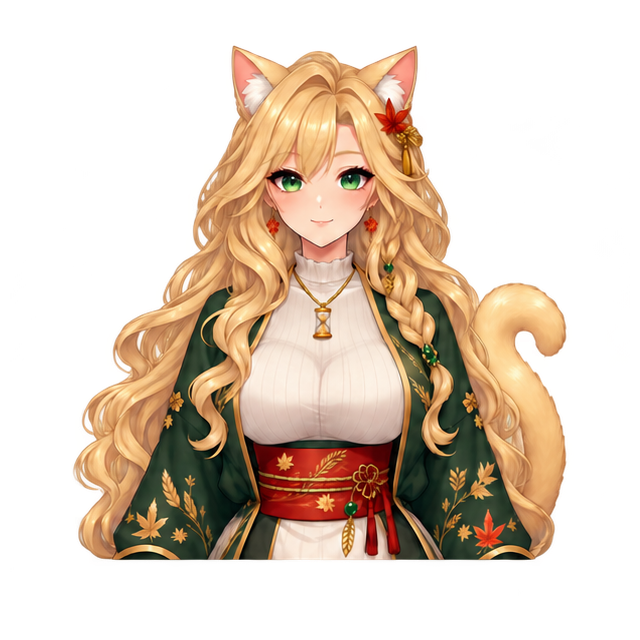
#> input picture assets/maple-original-unchanged.png, 640 x 640 px
$ python validate_package.py
#> lines starting #> are read from the running program, lines starting #| are printed output that depends on the picture; pictures that were not available may be replaced by others from this repository, and a replacement may not be noted
#!/usr/bin/env python3
# SPDX-License-Identifier: MIT
"""Validate package integrity, exact face masks, native references and examples.

Uses only local files. Native app/online provider access is never attempted.
Run without Python's -O option so validation assertions remain enabled.
"""
from pathlib import Path
import argparse
import hashlib
import importlib.util
import json
import re
import struct
import subprocess
import sys
from unittest import mock
import numpy as np
from PIL import Image

ROOT = Path(__file__).resolve().parents[1]
STATES = ['idle', 'speaking', 'blink', 'speaking-blink']
EXAMPLES = {
    'bash-fish': ('maple-bash-vs-fish-elevenlabs-voice1.mp4', 30, 1835, 14),
    'lore-intro': ('maple-lore-introduction-elevenlabs-voice1.mp4', 24, 6225, 77),
}


def sha256(path):
    digest = hashlib.sha256()
    with path.open('rb') as handle:
        for block in iter(lambda: handle.read(1024 * 1024), b''):
            digest.update(block)
    return digest.hexdigest()


# [13 lines left out: function get_string, not called in this run]


def check_assets():
    source = ROOT / 'assets/maple-original-unchanged.png'
    assert sha256(source) == 'bc25435e54e6202f7aadf2a8b00dcfe165070b55fbf3d0f910b03b51ebd6b789'
    original = np.array(Image.open(source).convert('RGBA'))
#> original is the input picture: shape (640, 640, 4); mean R, G, B, A 80.1, 62.3, 44.3, 106.5
    mouth = np.array(Image.open(ROOT / 'assets/aligned/mouth-edit-mask.png')) > 0
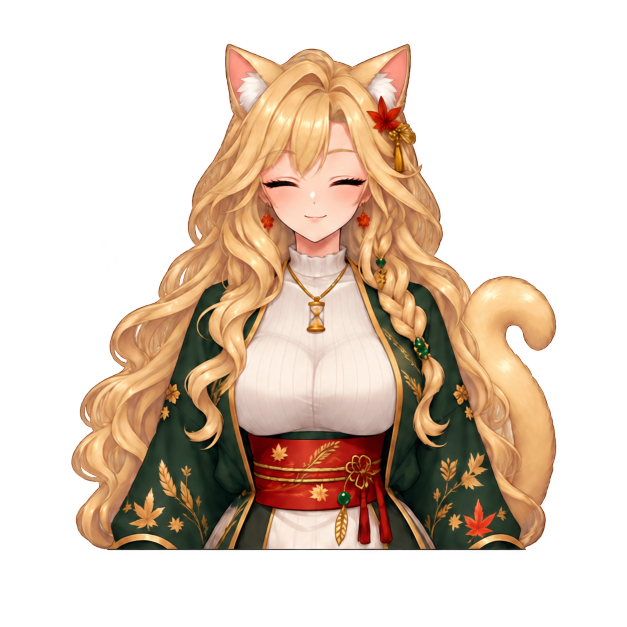
#> input picture assets/references/maple-blink-redraw-proposal.png, 1254 x 1254 px, given in place of mouth-edit-mask.png, which was not available (shown at 1/2 size)
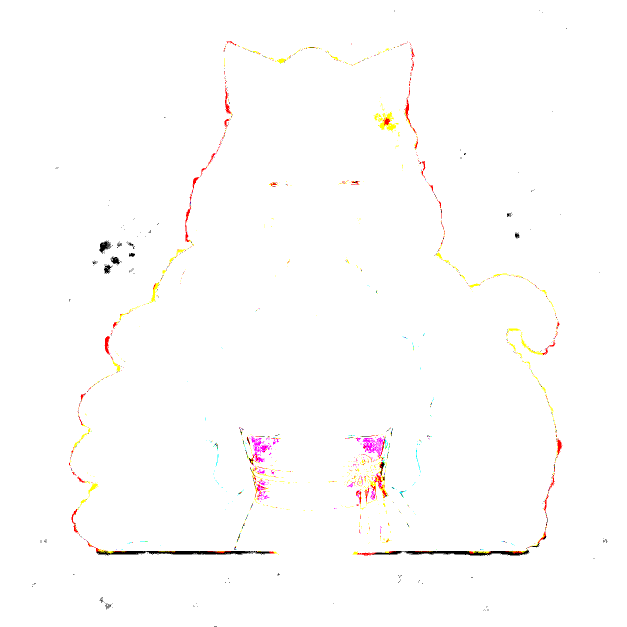
#> mouth: shape (1254, 1254, 4) bool (shown at 1/2 size); mean R, G, B, A 0.439, 0.435, 0.433, 0.443; transparent parts drawn white
    eyes = ((np.array(Image.open(ROOT / 'assets/aligned/eye_left-edit-mask.png')) > 0) |
            (np.array(Image.open(ROOT / 'assets/aligned/eye_right-edit-mask.png')) > 0))
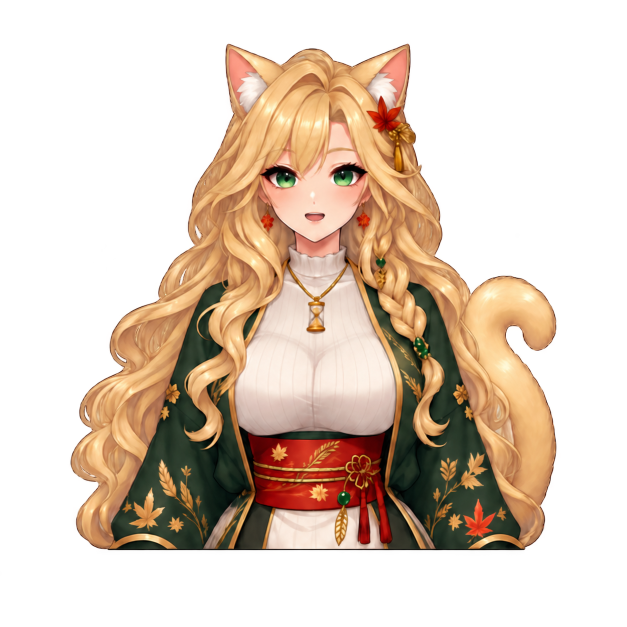
#> input picture assets/references/maple-talking-redraw-proposal.png, 1254 x 1254 px, given in place of eye_left-edit-mask.png, which was not available (shown at 1/2 size)
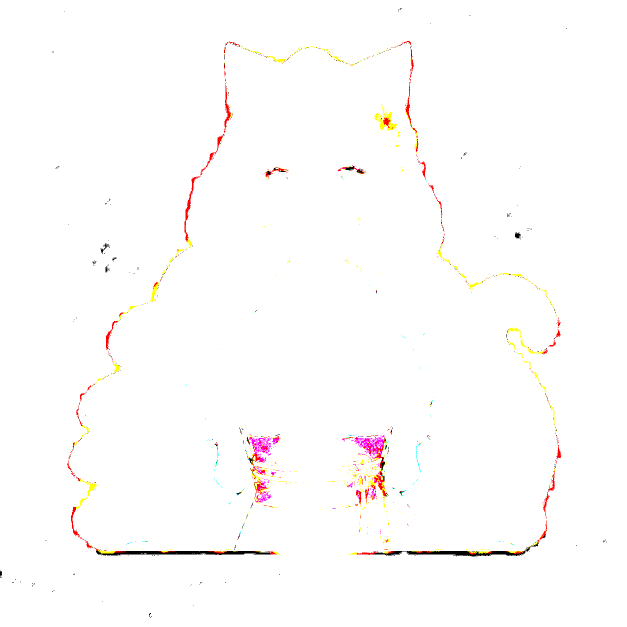
#> eyes: shape (1254, 1254, 4) bool (shown at 1/2 size); mean R, G, B, A 0.442, 0.437, 0.434, 0.445; transparent parts drawn white
#> (the run stopped early here; a loop or call above may not have finished)
